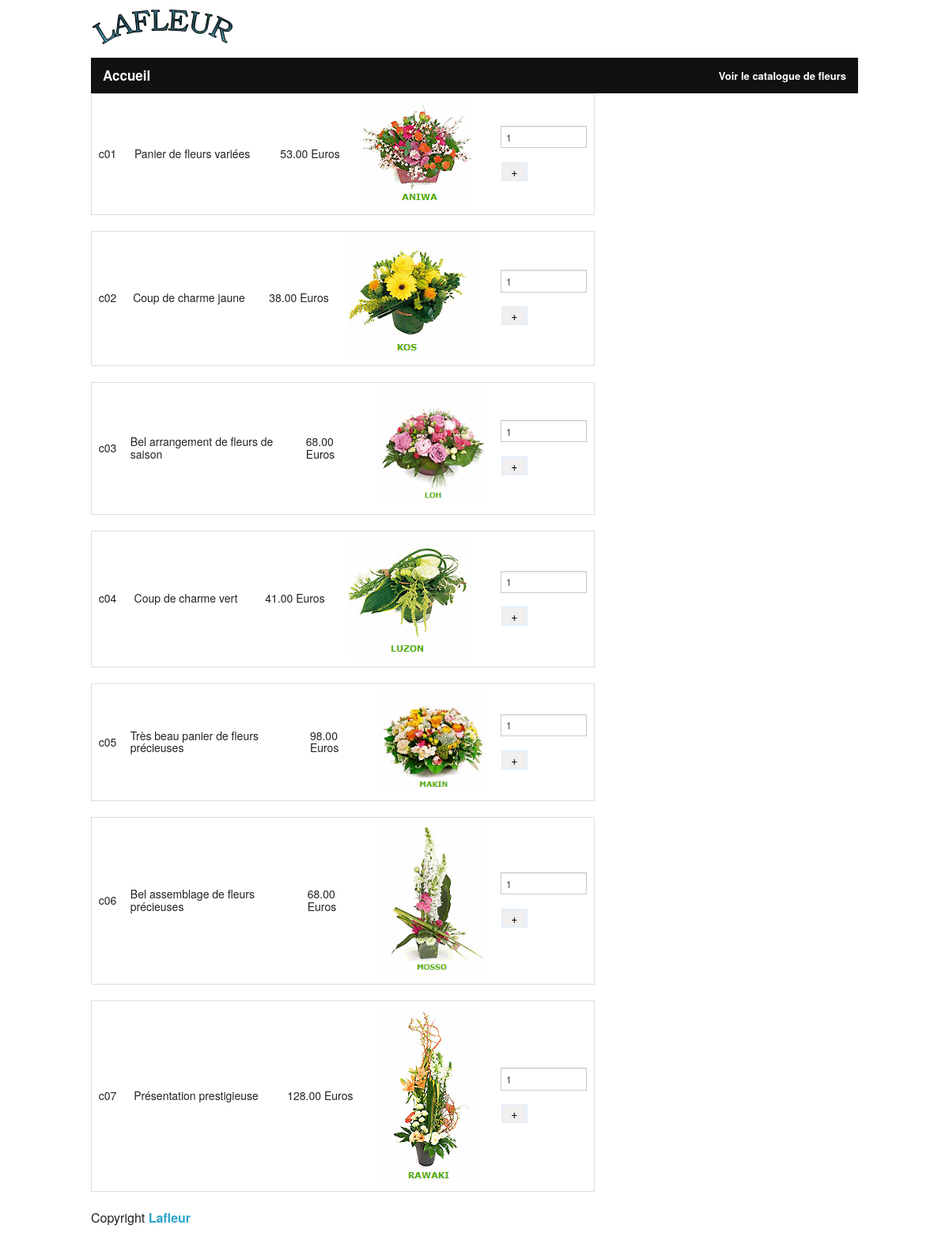
The page /LaFleur/index.php?module=visiteurs&action=afficher_categorie&cat=bul on the database its author committed.
### tables this page shows
CREATE TABLE IF NOT EXISTS `produit` (
  `id` varchar(32) NOT NULL,
  `description` varchar(50) NOT NULL,
  `prix` decimal(10,2) NOT NULL,
  `image` varchar(32) NOT NULL,
  `idCategorie` varchar(32) NOT NULL,
  PRIMARY KEY (`id`)
);

### LaFleur/modeles/visiteurs.php (called while the page is built, shortened)
<?php
function afficher_categorie($cat)
{
	$tableau=array();
	$pdo = PDO2::getInstance();
	$requete = $pdo->prepare("SELECT * FROM produit
		WHERE idcategorie = :idcategorie;");
	$requete->bindValue(':idcategorie', $cat);
	$requete->execute();
	$i=0;
	while ($result = $requete->fetch(PDO::FETCH_ASSOC)) {
		$tableau[$i]=$result;
		$i++;
    }
	return $tableau;
}
?>

### LaFleur/modules/visiteurs/vues/produits_infos.php (the view)
<?php
	echo "
	<div id='contenu'>
		<div class='row'>
			<div class='large-12 columns'>
				<div class='large-8 columns'>
					<table width='100%' border='0'>
					<tr>
						<td>$id</td>
						<td>$description</td>
						<td>$prix Euros</td>
						<td><img src='$image' alt='Lafleur - $description'</td>
						<td width='20%'>$formAjouterPanier</td>
					</tr>
					</table>
				</div>
			</div>
		</div>
	</div>";
?>

### LaFleur/index.php (shortened to what this page needs)
<?php  session_start();
if (!empty($_GET['module'])) {
	$module = dirname(__FILE__).'/modules/'.$_GET['module'].'/';
	$action = (!empty($_GET['action'])) ? $_GET['action'].'.php' : 'index.php';
	if (is_file($module.$action)) {
		include $module.$action;
	} else {
		include 'global/accueil.php';
	}
} else {
	include 'global/accueil.php';
}
$contenu = ob_get_clean();
include 'global/haut.php';
echo $contenu;
include 'global/bas.php';

### LaFleur/modules/visiteurs/afficher_categorie.php (shortened to what this page needs)
<?php
$infos_produits = afficher_categorie($_GET['cat']);
include_once CHEMIN_LIB.'form.php';
if ((@$_POST['action'] != "Vider le Panier") &&  (@$_POST['action'] != "Passer la Commande")) {
	if (! isset ($_POST['refPdt'])) {
		$i=0;
		foreach($infos_produits as $ligne) {
			$id = $ligne['id'];
			$description  = $ligne['description'];
			$prix = $ligne['prix'];
			$image = $ligne['image'];
			$formAjouterPanier = new Form('formAjouterPanier'.$i);
			$formAjouterPanier->method('POST');
			$formAjouterPanier->add('hidden', 'refPdt')
						   ->Required(true)
						   ->value("$id");
			$formAjouterPanier->add('text', 'quantite')
						   ->Required(true)
						   ->value("1");
			$formAjouterPanier->add('hidden', 'action')
						   ->Required(true)
						   ->value("Ajout au panier");
			$formAjouterPanier->add('Submit', 'submit')
						   ->value("+");
			include CHEMIN_VUE.'produits_infos.php';
			$i++;
		}
	}
}

### LaFleur/libs/form.php (shortened to what this page needs)
<?php
class Form {
        protected $fields;
        protected $hidden_fields;
        protected $submit_fields;
        protected $fieldsets;
        protected $bounded_data;
        protected $attrs;
        protected $uniqid;
        protected static $instances = array();
        public function __construct($uniqid, $method = 'get') {
                $this->fields= array();
                $this->hidden_fields = array();
                $this->submit_fields = array();
                $this->fieldsets     = array();
                $this->bounded_data  = array();
                $this->attrs         = new AttributeList(array('method' => $method));
                if (false !== $uniqid && in_array($uniqid, self::$instances)) {
                        trigger_error("Un formulaire identifi&eacute; par '$uniqid' existe d&eacute;j&agrave; ! Conflits potentiels d&eacute;tect&eacute;s !", E_USER_WARNING);
                } else {
                        self::$instances[] = $uniqid;
                        $this->uniqid = $uniqid;
                }
        }
        public function method($method) {
                $method = strtolower($method);
                if (in_array($method, array('get', 'post'))) {
                        $this->attrs['method'] = $method;
                }
                return $this;
        }
        public function add($field, $name) {
                if (!isset($this->fields[$name])) {
                        $field = 'Form_'.ucfirst($field);
                        $field_object = new $field($name, $this);
                        if ('Form_Submit' == $field) {
                                $this->submit_fields[$name] = $field_object;
                        } else if ('Form_Hidden' == $field) {
                                $this->hidden_fields[$name] = $field_object;
                        }
                        $this->fields[$name] = $field_object;
                        return $field_object;
                } else {
                        trigger_error("Un champ nomm&eacute; '$name' existe d&eacute;j&agrave; dans le formulaire identifi&eacute; par '{$this->uniqid}'.", E_USER_WARNING);
                }
        }
        public function get_bounded_data($name = null) {
                if (null !== $name) {
                        return isset($this->bounded_data[$name]) ? $this->bounded_data[$name] : '';
                } else {
                        return $this->bounded_data;
                }
                return null;
        }
        public function __toString() {  $tab = '';
                $o = $tab."<form".$this->attrs.">"."<br>";
                if (empty($this->fieldsets)) {
                        $o .= $this->_html_fields($tab."\t", array_diff_key($this->fields, $this->hidden_fields, $this->submit_fields));
                        if (!empty($this->hidden_fields)) { $o .= $this->_html_hidden_fields($tab."\t", $this->hidden_fields); }
                        $o .= $this->_html_fields($tab."\t", $this->submit_fields);
                }
                $o .= $tab.'</form>';
                return $o;
        }
        protected function _html_fields($tab, $fields, $filter = array()) {
                $o = '';
                foreach($fields as $f) {
                        if (empty($filter) || in_array($f->get_name(), $filter)) {
                                $o .= "$tab<p>\n".$f->__toString($tab."\t")."\n$tab</p>\n";
                        }
                }
                return $o;
        }
        protected function _html_hidden_fields($tab, $fields, $filter = array()) {
                $o = '';
                foreach($fields as $f) {
                        if (empty($filter) || in_array($f->get_name(), $filter)) {
                                $o .= $tab.$f->__toString($tab)."\n";
                        }
                }
                return $o;
        }
}
abstract class Form_Field {
        public function __construct($name, $form) {
                $this->form     = $form;
                $this->attrs    = new AttributeList;
                $this->error_messages= new ErrorList;
        }
        public function value($text) {
                $this->value = $text;
                return $this;
        }
}
class Form_Text extends Form_Input {
        protected $autocomplete;
        public function __construct($name, $form) {
                $this->attrs['type'] = 'text';
                $this->autocomplete = true;
        }
        public function __toString() {  $tab = '';
                $id = '';
                $label = '';
                $errors = $this->error_messages->__toString($tab);
                if (true === $this->autocomplete) {
                        $value = $this->form->get_bounded_data($this->attrs['name']);
                        $value = (!empty($value)) ? $value : $this->value;
                        $value = (!empty($value)) ? ' value="'.htmlspecialchars($value).'"' : '';
                } else {
                        $value = '';
                }
                $field = '<input'.$id.$this->attrs.$value.' />';
                return $tab.sprintf("%2\$s%1\$s%3\$s", $field, $label, $errors);
        }
}
class Form_Hidden extends Form_Input {
        public function __construct($name, $form) {
                $this->attrs['type'] = 'hidden';
        }
        public function __toString() {  $tab = '';
                return $tab.'<input'.$this->attrs.' value="'.htmlspecialchars($this->value).'" />';
        }
}
class Form_Submit extends Form_Input {
        public function __construct($name, $form) {
                $this->attrs['type'] = 'submit';
        }
        public function __toString() {  $tab = '';
                $label = (!empty($this->label)) ? '<label>'.$this->label.$this->form->label_suffix().'</label>'."\n$tab" : '';
                $value = empty($this->value) ? '' : ' value="'.$this->value.'"';
                $field = '<input'.$this->attrs.$value.' />';
                return $tab.sprintf("%2\$s%1\$s", $field, $label);
        }
}
class ListArray implements Iterator, ArrayAccess {
        protected $array = array();
        function __construct(Array $array = array()) {
                $this->array = $array;
        }
        public function offsetGet($offset) {
                return $this->array[$offset];
        }
        public function offsetSet($offset, $value) {
                return $this->array[$offset] = $value;
        }
}
class ErrorList extends ListArray {
        public function __toString() {  $tab = '';
                return '';
        }
}
class AttributeList extends ListArray {
        public function __toString() {
                $o = '';
                if (!empty($this->array)) {
                        foreach($this->array as $a=>$v) {
                                $o .= sprintf(' %s="%s"', $a, htmlspecialchars($v));
                        }
                }
                return $o;
        }
}

### LaFleur/global/haut.php (shortened to what this page needs)
<!doctype html>
<html lang="fr">
<head>
    <link rel="stylesheet" href="style/normalize.css">
    <link rel="stylesheet" href="style/foundation.css">
    <link rel="stylesheet" href="style/gsb.css">
</head>
<body>
        <div class="header">
			<div class="row">
                <div class="large-3 columns"><img src="images/lafleur.gif" /></div>
                <div class="large-9 columns"><h2 class="right"></div>
            </div>
        </div>
			<?php include 'global/menu.php'; ?>
 <div class="row"><div class="large-12 columns"></div>

### LaFleur/global/menu.php (shortened to what this page needs)
<div id="fondNav">
    <div class="row"><div class="large-12 columns">
        <nav class="top-bar">
            <ul class="title-area">
                <li class="name">
                    <h1><a href="index.php">Accueil</a></h1>
                </li>
            </ul>
       <section class="top-bar-section">
	<?php
        echo "<ul class='right'>
		<ul class='left'>
			<li><a href='index.php?module=visiteurs&amp;action=afficher_categories'>Voir le catalogue de fleurs</a></li>";
	?>
    </section>
</div>
</div>

### LaFleur/global/bas.php
	</div>
</div>
<footer>
	<div class="row">
		<div class="large-9 columns">
			<p>Copyright <a href="#"><b>Lafleur</b></a></p>
		</div>
	</div>
</footer>
</body>

### LaFleur/style/gsb.css (style rules this page uses)
html { font:normal 100%/1.2em "Trebuchet MS",Verdana,Helvetica,Arial,sans-serif; }
input { margin-left: 1%; width: 30%; border: #CCC 1px solid; }
input[type="submit"] { border: #DDEEFF 1px solid; width: 30%; }

### rows shown on the page
produit: id "c01", description "Panier de fleurs variées", prix "53.00", image (picture), quantite "1"
produit: id "c02", description "Coup de charme jaune", prix "38.00", image (picture), quantite "1"
produit: id "c03", description "Bel arrangement de fleurs de saison", prix "68.00", image (picture), quantite "1"
produit: id "c04", description "Coup de charme vert", prix "41.00", image (picture), quantite "1"
produit: id "c05", description "Très beau panier de fleurs précieuses", prix "98.00", image (picture), quantite "1"
produit: id "c06", description "Bel assemblage de fleurs précieuses", prix "68.00", image (picture), quantite "1"
produit: id "c07", description "Présentation prestigieuse", prix "128.00", image (picture), quantite "1"
